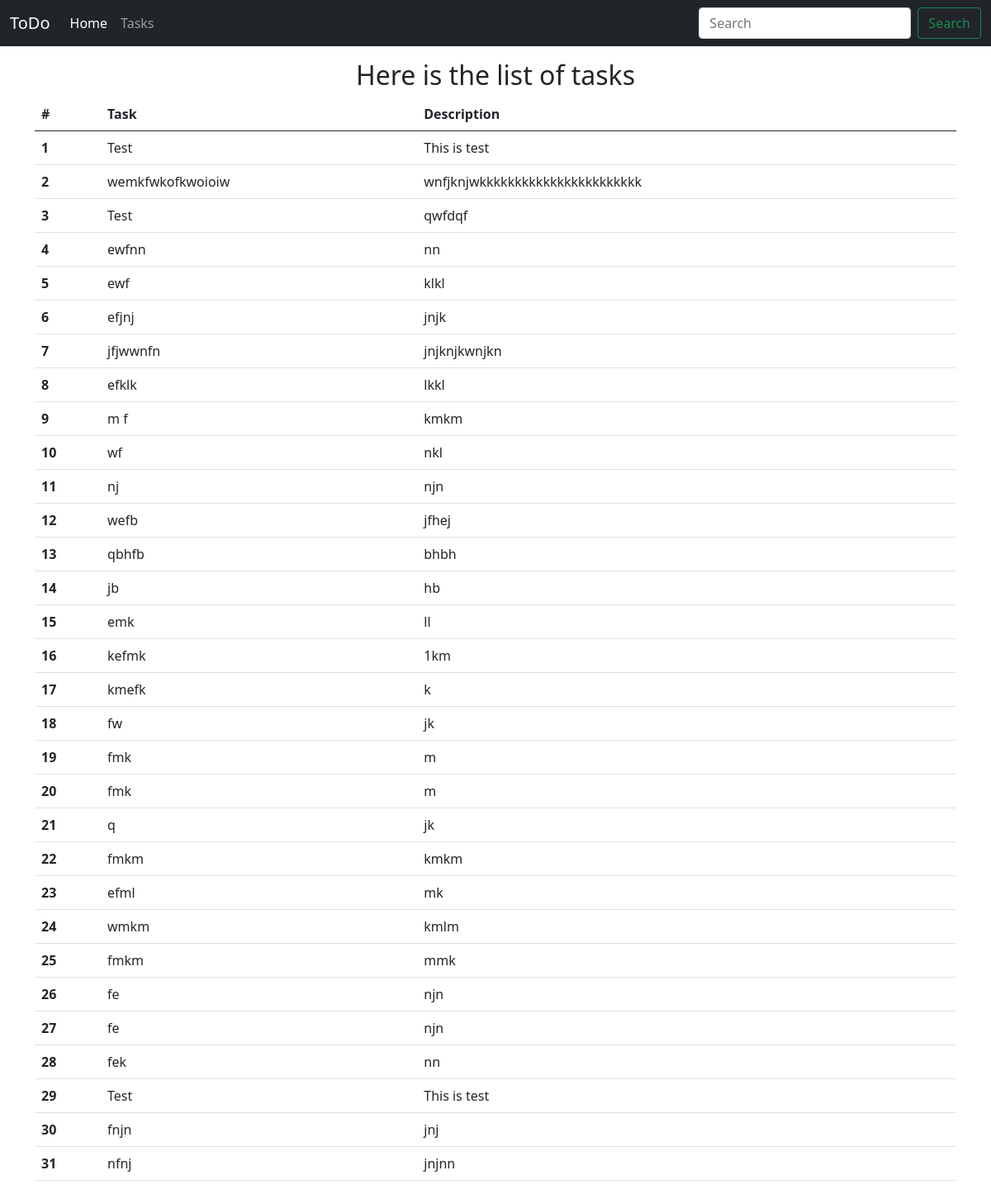
The page /tasks on the database its author committed.
### home/models.py (models this page shows, shortened)
class ToDo(models.Model):
    title = models.CharField(max_length=100)
    desc = models.TextField(blank=False)
    time = models.DateTimeField(auto_now_add=True)

### home/views.py (the view)
# urls.py: path('tasks', views.tasks, name='tasks')
def tasks(request):
    alltasks = ToDo.objects.all()
    context = {'tasks':alltasks}
    return render(request,'tasks.html',context)

### templates/tasks.html (shortened to what this page needs)
<!DOCTYPE html>
<html lang="en">
  <head>
    <link
      href="https://cdn.jsdelivr.net/npm/bootstrap@5.1.0/dist/css/bootstrap.min.css"
      rel="stylesheet"
    />
  </head>
  <body>
    <nav class="navbar navbar-expand-lg navbar-dark bg-dark">
      <div class="container-fluid">
        <a class="navbar-brand" href="#">ToDo</a>
        <div class="collapse navbar-collapse" id="navbarSupportedContent">
          <ul class="navbar-nav me-auto mb-2 mb-lg-0">
            <li class="nav-item">
              <a class="nav-link active" aria-current="page" href="/">Home</a>
            </li>
            <li class="nav-item">
              <a class="nav-link" href="/tasks">Tasks</a>
            </li>
          </ul>
          <form class="d-flex">
            <input
              class="form-control me-2"
              type="search"
              placeholder="Search"
              aria-label="Search"
            />
            <button class="btn btn-outline-success" type="submit">
              Search
            </button>
          </form>
        </div>
      </div>
    </nav>
    <div class="container my-3">
      <h2 class="text-center">Here is the list of tasks</h2>
      <table class="table">
        <thead>
          <tr>
            <th scope="col">#</th>
            <th scope="col">Task</th>
            <th scope="col">Description</th>
          </tr>
        </thead>
        <tbody>
        {% for task in tasks %}
          <tr>
            <th scope="row">{{forloop.counter}}</th>
            <td>{{task.title}}</td>
            <td>{{task.desc}}</td>
          </tr>
        {% endfor %}
        </tbody>
      </table>
    </div>
  </body>
</html>

### rows shown on the page
ToDo: title "Test", desc "This is test"
ToDo: title "wemkfwkofkwoioiw", desc "wnfjknjwkkkkkkkkkkkkkkkkkkkkkkk"
ToDo: title "Test", desc "qwfdqf"
ToDo: title "ewfnn", desc "nn"
ToDo: title "ewf", desc "klkl"
ToDo: title "efjnj", desc "jnjk"
ToDo: title "jfjwwnfn", desc "jnjknjkwnjkn"
ToDo: title "efklk", desc "lkkl"
ToDo: title "m f", desc "kmkm"
ToDo: title "wf", desc "nkl"
ToDo: title "nj", desc "njn"
ToDo: title "wefb", desc "jfhej"
ToDo: title "qbhfb", desc "bhbh"
ToDo: title "jb", desc "hb"
ToDo: title "emk", desc "ll"
ToDo: title "kefmk", desc "1km"
ToDo: title "kmefk", desc "k"
ToDo: title "fw", desc "jk"
ToDo: title "fmk", desc "m"
ToDo: title "fmk", desc "m"
ToDo: title "q", desc "jk"
ToDo: title "fmkm", desc "kmkm"
ToDo: title "efml", desc "mk"
ToDo: title "wmkm", desc "kmlm"
ToDo: title "fmkm", desc "mmk"
ToDo: title "fe", desc "njn"
ToDo: title "fe", desc "njn"
ToDo: title "fek", desc "nn"
ToDo: title "Test", desc "This is test"
ToDo: title "fnjn", desc "jnj"
ToDo: title "nfnj", desc "jnjnn"
